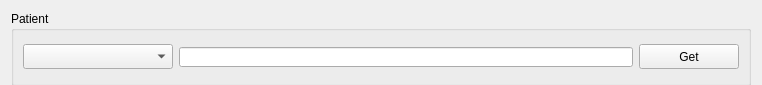
<?xml version="1.0" encoding="UTF-8"?>
<ui version="4.0">
 <class>PatientHandler</class>
 <widget class="QWidget" name="PatientHandler">
  <property name="geometry">
   <rect>
    <x>0</x>
    <y>0</y>
    <width>762</width>
    <height>85</height>
   </rect>
  </property>
  <property name="minimumSize">
   <size>
    <width>0</width>
    <height>85</height>
   </size>
  </property>
  <property name="maximumSize">
   <size>
    <width>16777215</width>
    <height>85</height>
   </size>
  </property>
  <property name="windowTitle">
   <string>Form</string>
  </property>
  <layout class="QVBoxLayout" name="verticalLayout">
   <item>
    <widget class="QGroupBox" name="groupBox_4">
     <property name="minimumSize">
      <size>
       <width>0</width>
       <height>75</height>
      </size>
     </property>
     <property name="maximumSize">
      <size>
       <width>16777215</width>
       <height>75</height>
      </size>
     </property>
     <property name="title">
      <string>Patient</string>
     </property>
     <layout class="QHBoxLayout" name="horizontalLayout">
      <item>
       <widget class="QComboBox" name="comboBox_patientParam">
        <property name="minimumSize">
         <size>
          <width>150</width>
          <height>25</height>
         </size>
        </property>
        <property name="maximumSize">
         <size>
          <width>150</width>
          <height>25</height>
         </size>
        </property>
       </widget>
      </item>
      <item>
       <widget class="QLineEdit" name="lineEdit_patientParam">
        <property name="minimumSize">
         <size>
          <width>0</width>
          <height>20</height>
         </size>
        </property>
        <property name="maximumSize">
         <size>
          <width>16777215</width>
          <height>20</height>
         </size>
        </property>
        <property name="readOnly">
         <bool>true</bool>
        </property>
       </widget>
      </item>
      <item>
       <widget class="QPushButton" name="pushButton_getPatientParam">
        <property name="minimumSize">
         <size>
          <width>100</width>
          <height>25</height>
         </size>
        </property>
        <property name="maximumSize">
         <size>
          <width>100</width>
          <height>25</height>
         </size>
        </property>
        <property name="text">
         <string>Get</string>
        </property>
       </widget>
      </item>
     </layout>
    </widget>
   </item>
  </layout>
 </widget>
 <resources/>
 <connections>
  <connection>
   <sender>pushButton_getPatientParam</sender>
   <signal>clicked()</signal>
   <receiver>PatientHandler</receiver>
   <slot>GetPatientData()</slot>
   <hints>
    <hint type="sourcelabel">
     <x>614</x>
     <y>52</y>
    </hint>
    <hint type="destinationlabel">
     <x>619</x>
     <y>89</y>
    </hint>
   </hints>
  </connection>
 </connections>
 <slots>
  <slot>GetPatientData()</slot>
 </slots>
</ui>
